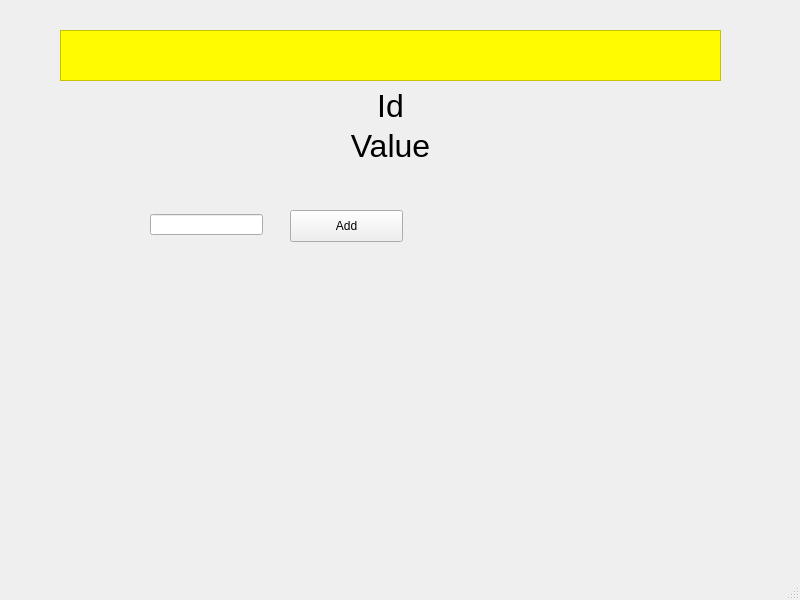
<?xml version="1.0" encoding="UTF-8"?>
<ui version="4.0">
 <class>MultiHandleSliderTestWindow</class>
 <widget class="QMainWindow" name="MultiHandleSliderTestWindow">
  <property name="geometry">
   <rect>
    <x>0</x>
    <y>0</y>
    <width>800</width>
    <height>600</height>
   </rect>
  </property>
  <property name="windowTitle">
   <string>MainWindow</string>
  </property>
  <widget class="QWidget" name="centralwidget">
   <widget class="QFrame" name="frame">
    <property name="geometry">
     <rect>
      <x>60</x>
      <y>30</y>
      <width>661</width>
      <height>51</height>
     </rect>
    </property>
    <property name="styleSheet">
     <string notr="true">background-color: rgb(255, 251, 0);</string>
    </property>
    <property name="frameShape">
     <enum>QFrame::StyledPanel</enum>
    </property>
    <property name="frameShadow">
     <enum>QFrame::Raised</enum>
    </property>
    <layout class="QGridLayout" name="gridLayout">
     <property name="leftMargin">
      <number>0</number>
     </property>
     <property name="topMargin">
      <number>0</number>
     </property>
     <property name="rightMargin">
      <number>0</number>
     </property>
     <property name="bottomMargin">
      <number>0</number>
     </property>
     <property name="spacing">
      <number>0</number>
     </property>
     <item row="0" column="0">
      <widget class="MultiHandleSlider" name="multiHandleSlider" native="true">
       <property name="styleSheet">
        <string notr="true"/>
       </property>
      </widget>
     </item>
    </layout>
   </widget>
   <widget class="QLabel" name="valueLabel">
    <property name="geometry">
     <rect>
      <x>60</x>
      <y>130</y>
      <width>661</width>
      <height>31</height>
     </rect>
    </property>
    <property name="font">
     <font>
      <pointsize>24</pointsize>
     </font>
    </property>
    <property name="text">
     <string>Value</string>
    </property>
    <property name="alignment">
     <set>Qt::AlignCenter</set>
    </property>
   </widget>
   <widget class="QLabel" name="idLabel">
    <property name="geometry">
     <rect>
      <x>60</x>
      <y>90</y>
      <width>661</width>
      <height>31</height>
     </rect>
    </property>
    <property name="font">
     <font>
      <pointsize>24</pointsize>
     </font>
    </property>
    <property name="text">
     <string>Id</string>
    </property>
    <property name="alignment">
     <set>Qt::AlignCenter</set>
    </property>
   </widget>
   <widget class="QLineEdit" name="lineEditValue">
    <property name="geometry">
     <rect>
      <x>150</x>
      <y>214</y>
      <width>113</width>
      <height>21</height>
     </rect>
    </property>
   </widget>
   <widget class="QPushButton" name="pushButtonAdd">
    <property name="geometry">
     <rect>
      <x>290</x>
      <y>210</y>
      <width>113</width>
      <height>32</height>
     </rect>
    </property>
    <property name="text">
     <string>Add</string>
    </property>
   </widget>
  </widget>
  <widget class="QMenuBar" name="menubar">
   <property name="geometry">
    <rect>
     <x>0</x>
     <y>0</y>
     <width>800</width>
     <height>24</height>
    </rect>
   </property>
  </widget>
  <widget class="QStatusBar" name="statusbar"/>
 </widget>
 <customwidgets>
  <customwidget>
   <class>MultiHandleSlider</class>
   <extends>QWidget</extends>
   <header>MultiHandleSlider.hpp</header>
   <container>1</container>
  </customwidget>
 </customwidgets>
 <resources/>
 <connections/>
</ui>
